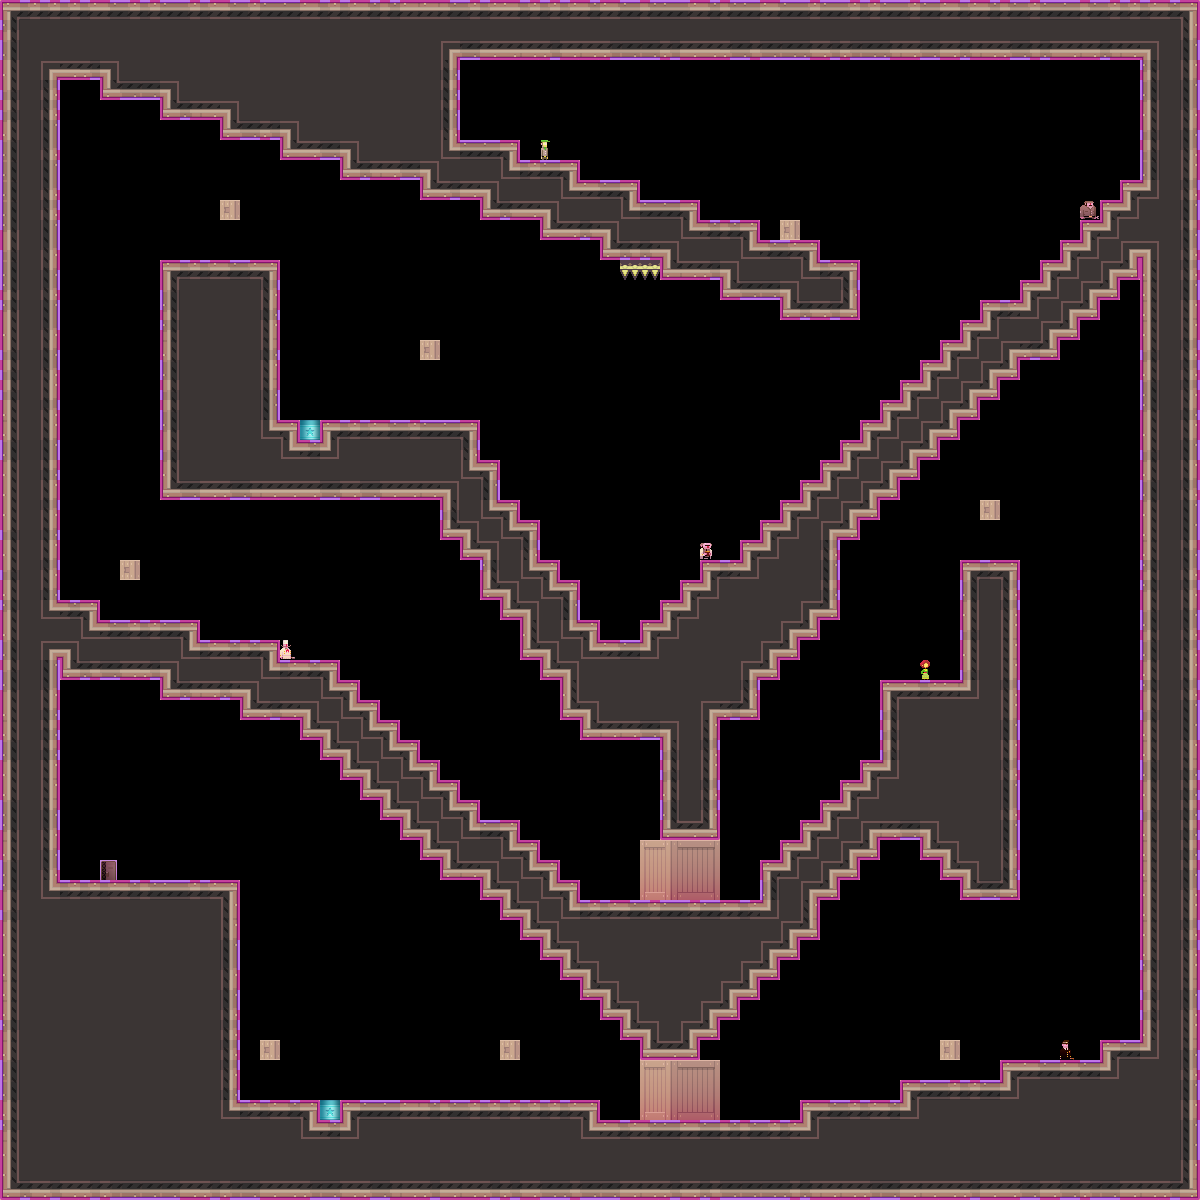

The image is a tile-based game level rendered from a .tmx file. Its description and source (layers, tilesets, objects; grid data summarised) follow:
An orthogonal 60x60 tile map with 20x20 px tiles, 1 tile layer (bg).

<map version="1.0" orientation="orthogonal" width="60" height="60" tilewidth="20" tileheight="20">
 <tileset firstgid="1" name="tiles_sydney" tilewidth="20" tileheight="20">
  <image source="../../../../../XNAModeContent/Lemonade/tiles_warehouse.png" width="400" height="400" />
  <terraintypes>
   <terrain name="regularBlocks" tile="-1" />
  </terraintypes>
  <tile id="8" terrain=",,,0" />
  <tile id="9" terrain=",,0,0" />
  <tile id="10" terrain=",,0,0" />
  <tile id="11" terrain=",,0,0" />
  <tile id="12" terrain=",,0,0" />
  <tile id="13" terrain=",,0,0" />
  <tile id="14" terrain=",,0," />
  <tile id="15" terrain="0,0,0," />
  <tile id="16" terrain="0,0,,0" />
  <tile id="28" terrain=",0,,0" />
  <tile id="34" terrain="0,,0," />
  <tile id="35" terrain="0,,0,0" />
  <tile id="36" terrain=",0,0,0" />
  <tile id="48" terrain=",0,,0" />
  <tile id="54" terrain="0,,0," />
  <tile id="68" terrain=",0,,0" />
  <tile id="74" terrain="0,,0," />
  <tile id="88" terrain=",0,,0" />
  <tile id="94" terrain="0,,0," />
  <tile id="108" terrain=",0,,0" />
  <tile id="114" terrain="0,,0," />
  <tile id="128" terrain=",0,," />
  <tile id="129" terrain="0,0,," />
  <tile id="130" terrain="0,0,," />
  <tile id="131" terrain="0,0,," />
  <tile id="132" terrain="0,0,," />
  <tile id="133" terrain="0,0,," />
  <tile id="134" terrain="0,,," />
  <tile id="194" terrain="0,0,0,0" />
  <tile id="356">
   <properties>
    <property name="LargeCrate" value="" />
   </properties>
  </tile>
  <tile id="380">
   <properties>
    <property name="Andre" value="" />
   </properties>
  </tile>
  <tile id="381">
   <properties>
    <property name="Liselot" value="" />
   </properties>
  </tile>
  <tile id="382">
   <properties>
    <property name="Amsterdaam" value="" />
   </properties>
  </tile>
  <tile id="383">
   <properties>
    <property name="Worker" value="" />
   </properties>
  </tile>
  <tile id="384">
   <properties>
    <property name="Inspector" value="" />
   </properties>
  </tile>
  <tile id="385">
   <properties>
    <property name="Chef" value="" />
   </properties>
  </tile>
  <tile id="386">
   <properties>
    <property name="Exit" value="" />
   </properties>
  </tile>
  <tile id="387">
   <properties>
    <property name="Trampoline" value="" />
   </properties>
  </tile>
  <tile id="388">
   <properties>
    <property name="SmallCrate" value="" />
   </properties>
  </tile>
  <tile id="389">
   <properties>
    <property name="SugarBag" value="" />
   </properties>
  </tile>
 </tileset>
 <layer name="bg" width="60" height="60">
  <data>[3600 cells, 1718 non-empty, 51 distinct tile ids]</data>
 </layer>
 <objectgroup name="boxes" width="60" height="60" />
</map>
